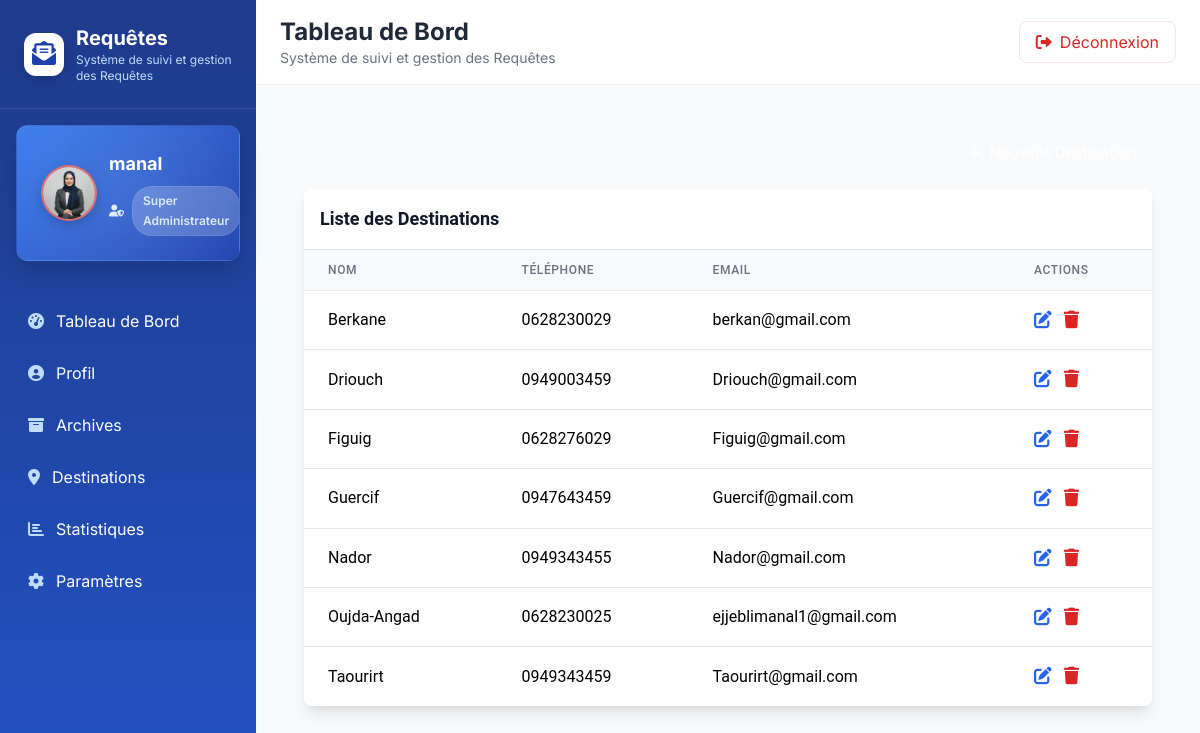
/destinations/ (signed in), run on the app's committed database.
### lettres/models.py (models this page shows, shortened)
class UserProfile(models.Model):
    ROLE_CHOICES = (
        ('super_admin', 'Super Administrateur'),
        ('admin_saisie', 'Directeur Régional'),
        ('saisie_ec', 'Responsable Service DR'),
        ('admin_reponse', 'Directeur Provincial'),
        ('saisie_er', 'Responsable Service DP'),
    )
    user = models.OneToOneField(User, on_delete=models.CASCADE, verbose_name='Utilisateur')
    role = models.CharField(max_length=20, choices=ROLE_CHOICES, verbose_name='Rôle')
    destination = models.ForeignKey(Destination, on_delete=models.SET_NULL, null=True, blank=True, verbose_name='Destination')
    service = models.CharField(max_length=20, choices=Lettre.SERVICE_CHOICES, null=True, blank=True, verbose_name='Service')
    photo = models.ImageField(upload_to='profiles/', null=True, blank=True, verbose_name='Photo de profil')
    class Meta:
        verbose_name = 'Profil utilisateur'
        verbose_name_plural = 'Profils utilisateurs'
        db_table = 'lettres_userprofile'

class Destination(models.Model):
    DESTINATION_CHOICES = [
        ('Oujda-Angad', 'Oujda-Angad'),
        ('Nador', 'Nador'),
        ('Driouch', 'Driouch'),
        ('Berkane', 'Berkane'),
        ('Taourirt', 'Taourirt'),
        ('Guercif', 'Guercif'),
        ('Figuig', 'Figuig'),
    ]
    nom = models.CharField(max_length=100, unique=True, choices=DESTINATION_CHOICES, verbose_name='Nom de la destination')
    telephone = models.CharField(max_length=20, verbose_name='Numéro de téléphone', blank=True)
    email = models.EmailField(verbose_name='Adresse e-mail', blank=True, validators=[EmailValidator()])
    class Meta:
        ordering = ['nom']
        verbose_name = 'Destination'
        verbose_name_plural = 'Destinations'

### lettres/views.py (the view, shortened to what this page needs)
# urls.py: path('destinations/', views.destinations, name='destinations'),
@login_required
def destinations(request):
    try:
        profile = request.user.userprofile
    except UserProfile.DoesNotExist:
        return render(request, 'error.html', {
            'error': 'Votre compte n’a pas de profil utilisateur configuré. Contactez l’administrateur.'
        })
    if profile.role != 'super_admin':
        messages.error(request, "Vous n'êtes pas autorisé à gérer les destinations.")
        return redirect('lettres:dashboard')
    destinations_list = Destination.objects.all().order_by('nom')
    paginator = Paginator(destinations_list, 10)  # 10 destinations per page
    page_number = request.GET.get('page')
    page_obj = paginator.get_page(page_number)
    context = {
        'page_obj': page_obj,
        'form': DestinationForm(),
        'user_role': profile.role,
    }
    return render(request, 'menu/destinations.html', context)

### lettres/templates/menu/destinations.html (shortened to what this page needs)
{% extends 'menu/base.html' %}
{% load static %}
{% block content %}
<div class="flex h-screen">
    <main class="flex-1 overflow-auto p-6 font-roboto">
        <div class="flex justify-end mb-4">
            <button onclick="openModal('addDestinationModal')" class="flex items-center px-4 py-2 bg-moroccan-red text-white rounded-full hover:bg-red-700 transition-all duration-200">
                <i class="fas fa-plus mr-2"></i>
            </button>
        </div>
        <div class="bg-white shadow-lg rounded-lg overflow-hidden">
            <div class="p-4 border-b border-gray-200">
                <h2 class="text-lg font-semibold text-gray-900">Liste des Destinations</h2>
            </div>
            <div class="overflow-x-auto">
                <table class="min-w-full divide-y divide-gray-200">
                    <thead class="bg-gray-50">
                        <tr>
                            <th class="px-6 py-3 text-left text-xs font-medium text-gray-500 uppercase tracking-wider">Nom</th>
                            <th class="px-6 py-3 text-left text-xs font-medium text-gray-500 uppercase tracking-wider">Téléphone</th>
                            <th class="px-6 py-3 text-left text-xs font-medium text-gray-500 uppercase tracking-wider">Email</th>
                            <th class="px-6 py-3 text-left text-xs font-medium text-gray-500 uppercase tracking-wider">Actions</th>
                        </tr>
                    </thead>
                    <tbody class="bg-white divide-y divide-gray-200">
                        {% for destination in page_obj %}
                        <tr class="hover:bg-gray-50 transition-colors duration-150">
                            <td class="px-6 py-4 whitespace-nowrap">{{ destination.nom }}</td>
                            <td class="px-6 py-4 whitespace-nowrap">{{ destination.telephone|default:'N/A' }}</td>
                            <td class="px-6 py-4 whitespace-nowrap">{{ destination.email|default:'N/A' }}</td>
                            <td class="px-6 py-4 whitespace-nowrap">
                                <div class="flex items-center gap-3">
                                    <button onclick="openEditModal('{{ destination.id }}', '{{ destination.nom }}', '{{ destination.telephone|default:'' }}', '{{ destination.email|default:'' }}')"
                                            class="text-blue-600 hover:text-blue-800 action-icon" title="Modifier" aria-label="Modifier la destination">
                                        <i class="fas fa-edit"></i>
                                    </button>
                                    <form action="{% url 'lettres:destinations' %}" method="post" onsubmit="return confirm('Voulez-vous vraiment supprimer cette destination ?');">
                                        <button type="submit" class="text-red-600 hover:text-red-800 action-icon" title="Supprimer" aria-label="Supprimer la destination">
                                            <i class="fas fa-trash"></i>
                                        </button>
                                    </form>
                                </div>
                            </td>
                        </tr>
                        {% empty %}
                        <tr>
                            <td colspan="4" class="px-6 py-4 text-center text-gray-500">
                                Aucune destination trouvée
                            </td>
                        </tr>
                        {% endfor %}
                    </tbody>
                </table>
        </div>
    </main>
</div>
{% endblock %}

### lettres/templates/menu/base.html (shortened to what this page needs)
{% load static %}
<!DOCTYPE html>
<html lang="fr">
<head>
    <link href="https://cdn.jsdelivr.net/npm/tailwindcss@2.2.19/dist/tailwind.min.css" rel="stylesheet">
    <link href="https://cdnjs.cloudflare.com/ajax/libs/font-awesome/6.0.0-beta3/css/all.min.css" rel="stylesheet">
</head>
<body class="bg-gray-50">
    <div class="flex h-screen">
        <aside class="sidebar w-64 text-white flex flex-col flex-shrink-0">
            <div class="sidebar-logo p-6 flex items-center justify-center">
                <div class="flex items-center space-x-3">
                    <div class="bg-white p-2 rounded-xl shadow-lg">
                        <i class="fas fa-envelope-open-text text-2xl text-blue-800"></i>
                    </div>
                    <div>
                        <h1 class="text-xl font-bold">Requêtes</h1>
                        <p class="text-blue-200 text-xs">Système de suivi et gestion des Requêtes</p>
                    </div>
                </div>
            </div>
<div class="user-info-card">
    <div class="flex items-center gap-3">
        <div class="user-info-icon">
            {% if request.user.is_authenticated and request.user.userprofile.photo %}
                <img src="{{ request.user.userprofile.photo.url }}"
                     alt="Photo de profil de {{ request.user.username }}"
                     class="w-full h-full object-cover rounded-full">
            {% else %}
                <div class="w-full h-full flex items-center justify-center bg-blue-600 rounded-full">
                    <i class="fas fa-user fa-lg text-white"></i>
                </div>
            {% endif %}
        </div>
        <div class="flex-1 min-w-0">
            <h2 class="text-lg font-bold text-white truncate" title="{{ request.user.username|default:'N/A' }}">
                {{ request.user.username|default:"N/A" }}
            </h2>
            <div class="text-sm text-blue-100 space-y-1 mt-2">
                <div class="flex items-center">
                    <i class="fas fa-user-shield mr-2 text-xs"></i>
                    <span class="role-badge">
                        {% if user_role == 'super_admin' %}
                            Super Administrateur
                        {% elif user_role == 'admin_saisie' %}
                            Administrateur de Saisie
                        {% elif user_role == 'saisie_ec' %}
                            Responsable Service DR
                        {% elif user_role == 'admin_reponse' %}
                            Administrateur Réponse
                        {% elif user_role == 'saisie_er' %}
                            Saisie ER
                        {% elif user_role == 'directeur_provincial' %}
                            Directeur Provincial
                        {% elif user_role == 'directeur_regional' %}
                            Directeur Régional
                        {% else %}
                            {{ user_role|title|default:"N/A" }}
                        {% endif %}
                    </span>
                </div>
            </div>
        </div>
    </div>
</div>
            <nav class="mt-4 flex-1 overflow-y-auto">
                <a href="{% url 'lettres:dashboard' %}" class="nav-item flex items-center px-4 py-3 {% if request.path == '/lettres/' %}active{% endif %}">
                    <i class="fas fa-tachometer-alt mr-3 text-blue-200"></i>
                    <span>Tableau de Bord</span>
                </a>
                <a href="{% url 'lettres:profile' %}" class="nav-item flex items-center px-4 py-3 {% if request.path == '/lettres/profile/' %}active{% endif %}">
                    <i class="fas fa-user-circle mr-3 text-blue-200"></i>
                    <span>Profil</span>
                </a>
                <a href="{% url 'lettres:archive' %}" class="nav-item flex items-center px-4 py-3 {% if request.path == '/lettres/archive/' %}active{% endif %}">
                    <i class="fas fa-archive mr-3 text-blue-200"></i>
                    <span>Archives</span>
                </a>
                {% if user_role == 'super_admin' %}
                    <a href="{% url 'lettres:destinations' %}" class="nav-item flex items-center px-4 py-3 {% if request.path == '/lettres/destinations/' %}active{% endif %}">
                        <i class="fas fa-map-marker-alt mr-3 text-blue-200"></i>
                        <span>Destinations</span>
                    </a>
                    <a href="{% url 'lettres:statistics' %}" class="nav-item flex items-center px-4 py-3 {% if request.path == '/lettres/statistics/' %}active{% endif %}">
                        <i class="fas fa-chart-bar mr-3 text-blue-200"></i>
                        <span>Statistiques</span>
                    </a>
                    <a href="{% url 'lettres:settings' %}" class="nav-item flex items-center px-4 py-3 {% if request.path == '/lettres/settings/' %}active{% endif %}">
                        <i class="fas fa-cog mr-3 text-blue-200"></i>
                        <span>Paramètres</span>
                    </a>
                {% endif %}
            </nav>
        </aside>
        <div class="flex-1 flex flex-col overflow-hidden">
            <header class="main-header px-6 py-4">
                <div class="flex items-center justify-between">
                    <div>
                        <h1 class="text-2xl font-bold text-gray-800">
                            {% block header_title %}Tableau de Bord{% endblock %}
                        </h1>
                        <p class="text-gray-500 text-sm">Système de suivi et gestion des Requêtes</p>
                    </div>
                    <form action="{% url 'lettres:logout' %}" method="post">
                        <button type="submit" class="logout-btn flex items-center px-4 py-2 text-red-600 rounded-lg">
                            <i class="fas fa-sign-out-alt mr-2"></i>
                            Déconnexion
                        </button>
                    </form>
                </div>
            </header>
            <main class="main-content flex-1 overflow-auto p-6">
                {% block content %}
                {% endblock %}
            </main>
        </div>
    </div>
</body>
</html>

### lettres/templates/menu/base.html (style rules this page uses)
:root { --moroccan-red: #c1272d; --royal-gold: #ffd700; --deep-blue: #1e3a8a; --light-blue: #3b82f6; --soft-gray: #f8fafc; }
body { font-family: 'Inter', sans-serif; }
.sidebar { background: linear-gradient(to bottom, var(--deep-blue), #2563eb); box-shadow: 0 0 25px rgba(0, 0, 0, 0.1); transition: all 0.3s ease; }
.sidebar-logo { border-bottom: 1px solid rgba(255, 255, 255, 0.1); }
.nav-item { position: relative; transition: all 0.3s ease; border-radius: 8px; margin: 4px 12px; }
.user-info-card { background: linear-gradient(135deg, rgba(59, 130, 246, 0.9), rgba(30, 64, 175, 0.9)); backdrop-filter: blur(10px); border-radius: 12px; padding: 1.5rem; box-shadow: 0 10px 25px rgba(0, 0, 0, 0.15); border: 1px solid rgba(255, 255, 255, 0.1); margin: 1rem; position: relative; overflow: hidden; }
.user-info-card::before { content: ''; position: absolute; top: -50%; left: -50%; width: 200%; height: 200%; background: radial-gradient(circle, rgba(255, 255, 255, 0.1) 0%, transparent 70%); transform: rotate(30deg); }
.user-info-icon { width: 3rem; height: 3rem; border-radius: 12px; background: var(--moroccan-red); color: white; display: flex; align-items: center; justify-content: center; flex-shrink: 0; box-shadow: 0 4px 12px rgba(193, 39, 45, 0.3); overflow: hidden; }
.user-info-icon img { width: 100%; height: 100%; object-fit: cover; border-radius: 12px; }
.main-header { background: white; box-shadow: 0 2px 15px rgba(0, 0, 0, 0.06); border-bottom: 1px solid #eef2f7; }
.main-content { background: var(--soft-gray); }
.logout-btn { transition: all 0.3s ease; border: 1px solid #fee2e2; }
.role-badge { display: inline-block; padding: 4px 10px; border-radius: 20px; font-size: 0.75rem; font-weight: 600; background: rgba(255, 255, 255, 0.2); backdrop-filter: blur(10px); border: 1px solid rgba(255, 255, 255, 0.1); }
.user-info-icon { width: 3.5rem; height: 3.5rem; border-radius: 50%; flex-shrink: 0; overflow: hidden; border: 2px solid rgba(255, 255, 255, 0.3); box-shadow: 0 4px 12px rgba(0, 0, 0, 0.2); }
.user-info-card { transition: transform 0.3s ease, box-shadow 0.3s ease; }

### lettres/templates/menu/destinations.html (style rules this page uses)
:root { --moroccan-red: #c1272d; --royal-gold: #ffd700; }
.font-roboto { font-family: 'Roboto', sans-serif; }
.action-icon { font-size: 1.1rem; transition: color 0.2s ease; }

### data on the page
Destination: nom "Berkane", telephone "0628230029", email "berkan@gmail.com"
Destination: nom "Driouch", telephone "0949003459", email "Driouch@gmail.com"
Destination: nom "Figuig", telephone "0628276029", email "Figuig@gmail.com"
Destination: nom "Guercif", telephone "0947643459", email "Guercif@gmail.com"
Destination: nom "Nador", telephone "0949343455", email "Nador@gmail.com"
Destination: nom "Oujda-Angad", telephone "0628230025", email "ejjeblimanal1@gmail.com"
Destination: nom "Taourirt", telephone "0949343459", email "Taourirt@gmail.com"

### other printed values
{{ request.user.username|default:"N/A" }} "manal"
